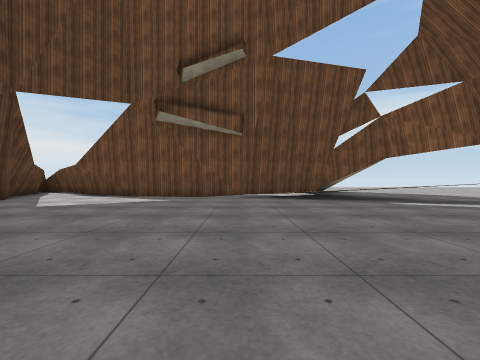
View 1 (above)

12 first-person views from a walk through a 3-D level made in the Unity game engine. The camera is 1.2 m above the floor, looks level and sees 90° across. The floor is counted in squares, 2 m on a side. Each view is taken from the middle of a square. On the plan, view 1 faces up. The plan holds only what a view shows up to about 9 squares ahead; the rest is blank. The place goes on beyond the plan. Some surface patterns are stand-ins.

View 2
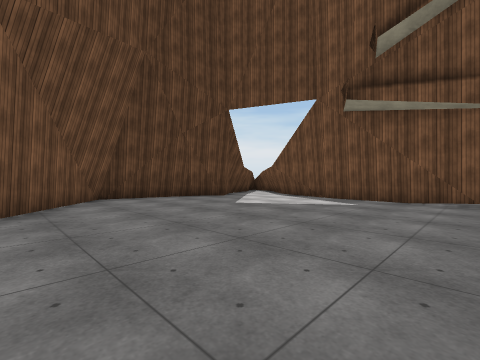

View 3
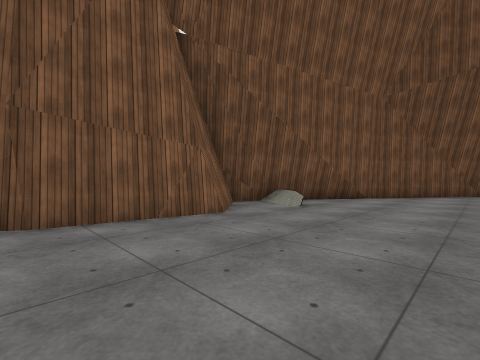

View 4
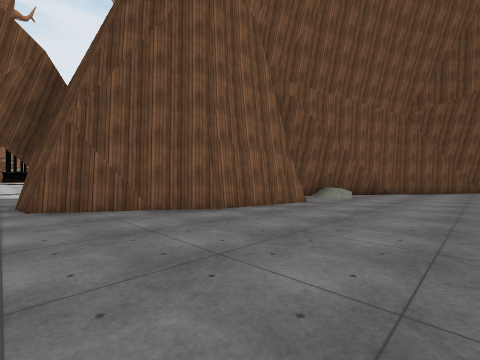

View 5
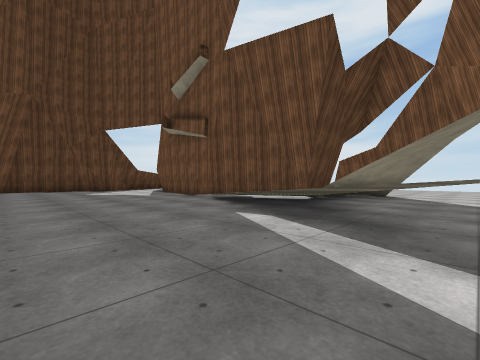

View 6
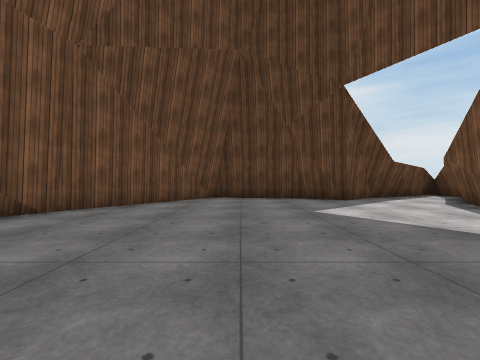

View 7
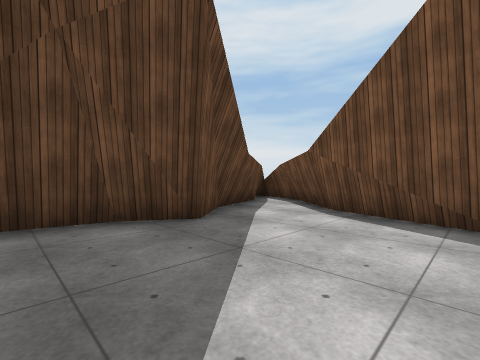

View 8
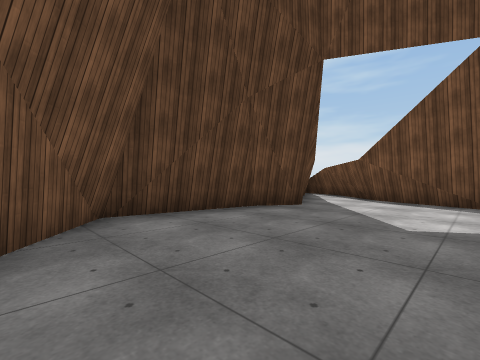

View 9
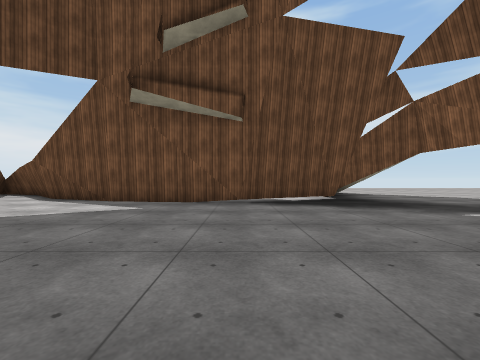

View 10
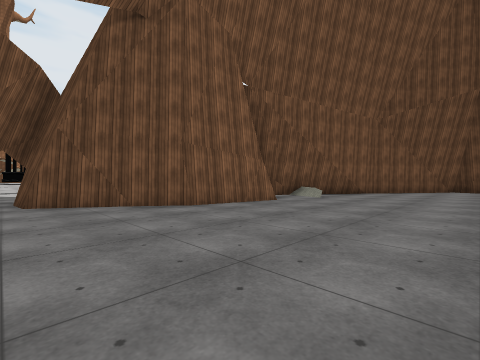

View 11
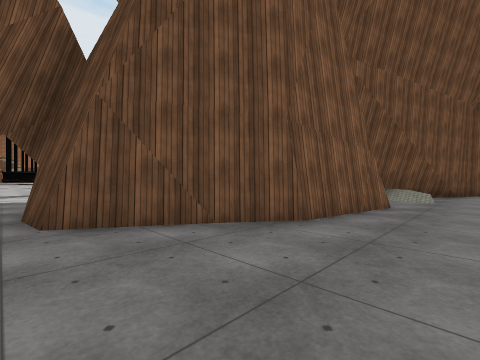

View 12
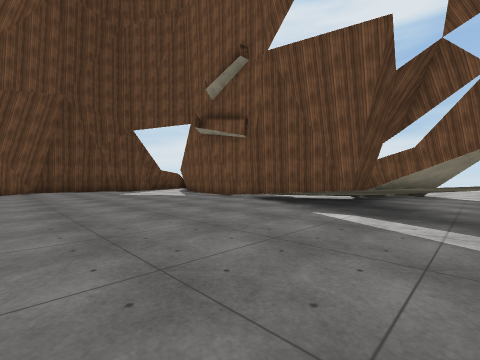

### Floor plan
Key: @ floor where view 1 was taken; # wall or solid block; . main floor; : floor 0.25 m higher than the main floor; = window, fence, low wall or low ledge; T thing the floor can be seen under or through.
Columns run from 10 left of view 1 to 7 right of it. Each row starts with its distance up from view 1.
 12 =#           # #..
 11  ##         .# #..
 10   ###      ..T  ..
  9   #######..#T T ..
  8   ##....####  TT..
  7    #.........T= T.
  6   ##...........=TT
  5   #...............
  4   #...............
  3   ##..............
  2    ##.............
  1     ## ...........
  0       ##.:@.......
 -1        ###.####...
 -2          ###  ##..
 -3                ##.
 -4                 ##
 -5                  .
 -6                  .
 -7                  .
 -8                  .

Where each view was taken, in squares from view 1:
view 1: 0 up, 0 right, facing up
view 2: 1 up, 0 right, facing up-left
view 3: 3 up, 4 right, facing down-left
view 4: 3 up, 7 right, facing down-left
view 5: 3 up, 7 right, facing up-left
view 6: 4 up, 0 right, facing left
view 7: 5 up, 4 left, facing up-left
view 8: 2 up, 4 left, facing up-left
view 9: 2 up, 0 right, facing up
view 10: 4 up, 7 right, facing down-left
view 11: 1 up, 7 right, facing down-left
view 12: 2 up, 6 right, facing up-left
